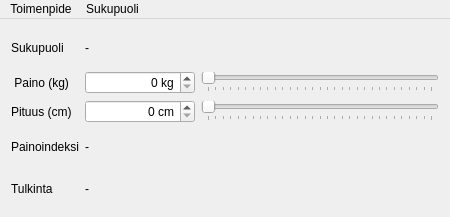
<?xml version="1.0" encoding="UTF-8"?>
<ui version="4.0">
 <class>Paaikkuna</class>
 <widget class="QMainWindow" name="Paaikkuna">
  <property name="geometry">
   <rect>
    <x>0</x>
    <y>0</y>
    <width>450</width>
    <height>217</height>
   </rect>
  </property>
  <property name="windowTitle">
   <string>Painoindeksilaskin</string>
  </property>
  <property name="layoutDirection">
   <enum>Qt::LeftToRight</enum>
  </property>
  <property name="tabShape">
   <enum>QTabWidget::Triangular</enum>
  </property>
  <widget class="QWidget" name="centralWidget">
   <layout class="QGridLayout" name="gridLayout">
    <item row="0" column="0">
     <widget class="QLabel" name="Sukupuoli">
      <property name="text">
       <string>Sukupuoli</string>
      </property>
     </widget>
    </item>
    <item row="0" column="1">
     <widget class="QLabel" name="sukupuoliLabel">
      <property name="text">
       <string>-</string>
      </property>
     </widget>
    </item>
    <item row="1" column="0">
     <widget class="QLabel" name="painoLabel">
      <property name="text">
       <string> Paino (kg)</string>
      </property>
     </widget>
    </item>
    <item row="1" column="1">
     <widget class="QSpinBox" name="painoSpin">
      <property name="minimumSize">
       <size>
        <width>110</width>
        <height>0</height>
       </size>
      </property>
      <property name="layoutDirection">
       <enum>Qt::LeftToRight</enum>
      </property>
      <property name="alignment">
       <set>Qt::AlignRight|Qt::AlignTrailing|Qt::AlignVCenter</set>
      </property>
      <property name="correctionMode">
       <enum>QAbstractSpinBox::CorrectToNearestValue</enum>
      </property>
      <property name="suffix">
       <string> kg</string>
      </property>
      <property name="maximum">
       <number>300</number>
      </property>
     </widget>
    </item>
    <item row="1" column="2">
     <widget class="QSlider" name="painoSlider">
      <property name="maximum">
       <number>300</number>
      </property>
      <property name="orientation">
       <enum>Qt::Horizontal</enum>
      </property>
      <property name="invertedControls">
       <bool>false</bool>
      </property>
      <property name="tickPosition">
       <enum>QSlider::TicksBelow</enum>
      </property>
      <property name="tickInterval">
       <number>10</number>
      </property>
     </widget>
    </item>
    <item row="2" column="0">
     <widget class="QLabel" name="pituusLabel">
      <property name="text">
       <string>Pituus (cm)</string>
      </property>
     </widget>
    </item>
    <item row="2" column="1">
     <widget class="QSpinBox" name="pituusSpin">
      <property name="minimumSize">
       <size>
        <width>110</width>
        <height>0</height>
       </size>
      </property>
      <property name="layoutDirection">
       <enum>Qt::LeftToRight</enum>
      </property>
      <property name="alignment">
       <set>Qt::AlignRight|Qt::AlignTrailing|Qt::AlignVCenter</set>
      </property>
      <property name="suffix">
       <string> cm</string>
      </property>
      <property name="maximum">
       <number>300</number>
      </property>
     </widget>
    </item>
    <item row="2" column="2">
     <widget class="QSlider" name="pituusSlider">
      <property name="maximum">
       <number>300</number>
      </property>
      <property name="orientation">
       <enum>Qt::Horizontal</enum>
      </property>
      <property name="tickPosition">
       <enum>QSlider::TicksBelow</enum>
      </property>
      <property name="tickInterval">
       <number>10</number>
      </property>
     </widget>
    </item>
    <item row="3" column="0">
     <widget class="QLabel" name="Painoindeksi">
      <property name="text">
       <string>Painoindeksi</string>
      </property>
     </widget>
    </item>
    <item row="3" column="1">
     <widget class="QLabel" name="bmiLabel">
      <property name="text">
       <string>-</string>
      </property>
      <property name="scaledContents">
       <bool>false</bool>
      </property>
      <property name="margin">
       <number>0</number>
      </property>
     </widget>
    </item>
    <item row="4" column="0">
     <widget class="QLabel" name="Tulkinta">
      <property name="text">
       <string>Tulkinta</string>
      </property>
     </widget>
    </item>
    <item row="4" column="1">
     <widget class="QLabel" name="tulkintaLabel">
      <property name="text">
       <string>-</string>
      </property>
     </widget>
    </item>
   </layout>
  </widget>
  <widget class="QMenuBar" name="menuBar">
   <property name="geometry">
    <rect>
     <x>0</x>
     <y>0</y>
     <width>450</width>
     <height>25</height>
    </rect>
   </property>
   <widget class="QMenu" name="menuToimenpide">
    <property name="font">
     <font>
      <weight>75</weight>
      <bold>true</bold>
     </font>
    </property>
    <property name="title">
     <string>Toimenpide</string>
    </property>
    <addaction name="actionAlkutila"/>
    <addaction name="actionLopeta"/>
   </widget>
   <widget class="QMenu" name="menuSukupuoli">
    <property name="font">
     <font>
      <weight>75</weight>
      <bold>true</bold>
     </font>
    </property>
    <property name="title">
     <string>Sukupuoli</string>
    </property>
    <property name="separatorsCollapsible">
     <bool>false</bool>
    </property>
    <addaction name="actionNainen"/>
    <addaction name="actionMies"/>
   </widget>
   <addaction name="menuToimenpide"/>
   <addaction name="menuSukupuoli"/>
  </widget>
  <action name="actionAlkutila">
   <property name="text">
    <string>Alkutila</string>
   </property>
  </action>
  <action name="actionLopeta">
   <property name="text">
    <string>Lopeta</string>
   </property>
  </action>
  <action name="actionNainen">
   <property name="checkable">
    <bool>true</bool>
   </property>
   <property name="text">
    <string>Nainen</string>
   </property>
  </action>
  <action name="actionMies">
   <property name="checkable">
    <bool>true</bool>
   </property>
   <property name="text">
    <string>Mies</string>
   </property>
  </action>
 </widget>
 <layoutdefault spacing="6" margin="11"/>
 <resources/>
 <connections>
  <connection>
   <sender>pituusSpin</sender>
   <signal>valueChanged(int)</signal>
   <receiver>pituusSlider</receiver>
   <slot>setValue(int)</slot>
   <hints>
    <hint type="sourcelabel">
     <x>181</x>
     <y>150</y>
    </hint>
    <hint type="destinationlabel">
     <x>225</x>
     <y>162</y>
    </hint>
   </hints>
  </connection>
  <connection>
   <sender>pituusSlider</sender>
   <signal>valueChanged(int)</signal>
   <receiver>pituusSpin</receiver>
   <slot>setValue(int)</slot>
   <hints>
    <hint type="sourcelabel">
     <x>211</x>
     <y>147</y>
    </hint>
    <hint type="destinationlabel">
     <x>184</x>
     <y>147</y>
    </hint>
   </hints>
  </connection>
  <connection>
   <sender>painoSpin</sender>
   <signal>valueChanged(int)</signal>
   <receiver>painoSlider</receiver>
   <slot>setValue(int)</slot>
   <hints>
    <hint type="sourcelabel">
     <x>189</x>
     <y>119</y>
    </hint>
    <hint type="destinationlabel">
     <x>212</x>
     <y>121</y>
    </hint>
   </hints>
  </connection>
  <connection>
   <sender>painoSlider</sender>
   <signal>valueChanged(int)</signal>
   <receiver>painoSpin</receiver>
   <slot>setValue(int)</slot>
   <hints>
    <hint type="sourcelabel">
     <x>202</x>
     <y>107</y>
    </hint>
    <hint type="destinationlabel">
     <x>183</x>
     <y>105</y>
    </hint>
   </hints>
  </connection>
 </connections>
</ui>
